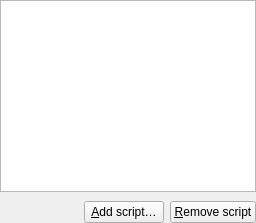
                 <widget class="QFrame" name="scriptSelectFrame">
                  <property name="sizePolicy">
                   <sizepolicy hsizetype="Preferred" vsizetype="Preferred">
                    <horstretch>1</horstretch>
                    <verstretch>0</verstretch>
                   </sizepolicy>
                  </property>
                  <property name="frameShape">
                   <enum>QFrame::Shape::NoFrame</enum>
                  </property>
                  <layout class="QGridLayout" name="gridLayout_31">
                   <property name="leftMargin">
                    <number>0</number>
                   </property>
                   <property name="topMargin">
                    <number>0</number>
                   </property>
                   <property name="rightMargin">
                    <number>0</number>
                   </property>
                   <property name="bottomMargin">
                    <number>0</number>
                   </property>
                   <property name="spacing">
                    <number>9</number>
                   </property>
                   <item row="0" column="0">
                    <widget class="ScriptListWidget" name="scriptListWidget">
                     <property name="sizePolicy">
                      <sizepolicy hsizetype="Expanding" vsizetype="Expanding">
                       <horstretch>2</horstretch>
                       <verstretch>0</verstretch>
                      </sizepolicy>
                     </property>
                     <property name="dragEnabled">
                      <bool>true</bool>
                     </property>
                     <property name="dragDropMode">
                      <enum>QAbstractItemView::DragDropMode::InternalMove</enum>
                     </property>
                     <property name="defaultDropAction">
                      <enum>Qt::DropAction::TargetMoveAction</enum>
                     </property>
                    </widget>
                   </item>
                   <item row="1" column="0">
                    <widget class="QFrame" name="frame_5">
                     <property name="frameShape">
                      <enum>QFrame::Shape::NoFrame</enum>
                     </property>
                     <property name="frameShadow">
                      <enum>QFrame::Shadow::Plain</enum>
                     </property>
                     <layout class="QGridLayout" name="gridLayout_32">
                      <property name="leftMargin">
                       <number>0</number>
                      </property>
                      <property name="topMargin">
                       <number>0</number>
                      </property>
                      <property name="rightMargin">
                       <number>0</number>
                      </property>
                      <property name="bottomMargin">
                       <number>0</number>
                      </property>
                      <item row="0" column="1">
                       <widget class="QPushButton" name="scriptAddButton">
                        <property name="text">
                         <string>&amp;Add script…</string>
                        </property>
                        <property name="icon">
                         <iconset theme="document-new" resource="../breeze-qownnotes.qrc">
                          <normaloff>:/icons/breeze-qownnotes/16x16/document-new.svg</normaloff>:/icons/breeze-qownnotes/16x16/document-new.svg</iconset>
                        </property>
                       </widget>
                      </item>
                      <item row="0" column="2">
                       <widget class="QPushButton" name="scriptRemoveButton">
                        <property name="text">
                         <string>&amp;Remove script</string>
                        </property>
                        <property name="icon">
                         <iconset theme="edit-delete" resource="../breeze-qownnotes.qrc">
                          <normaloff>:/icons/breeze-qownnotes/16x16/edit-delete.svg</normaloff>:/icons/breeze-qownnotes/16x16/edit-delete.svg</iconset>
                        </property>
                       </widget>
                      </item>
                      <item row="0" column="0">
                       <spacer name="horizontalSpacer_4">
                        <property name="orientation">
                         <enum>Qt::Orientation::Horizontal</enum>
                        </property>
                        <property name="sizeHint" stdset="0">
                         <size>
                          <width>40</width>
                          <height>20</height>
                         </size>
                        </property>
                       </spacer>
                      </item>
                     </layout>
                    </widget>
                   </item>
                  </layout>
                 </widget>
